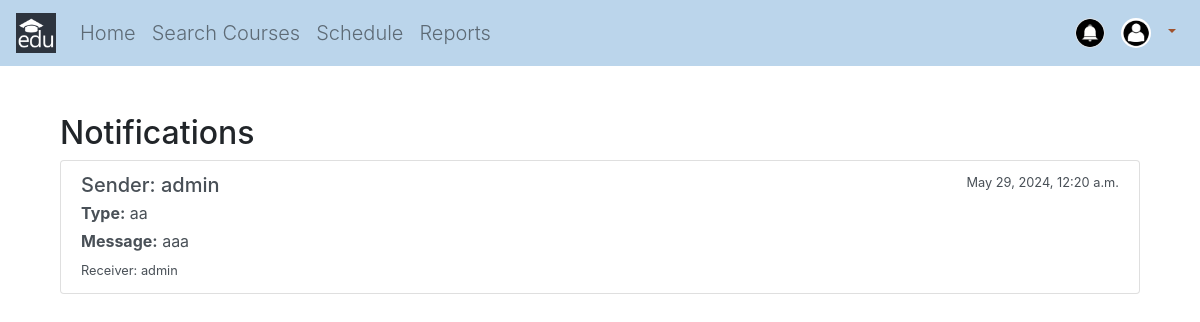
The page /notification/ (signed in) on the database its author committed.
### registration/models.py (models this page shows, shortened)
class Notification(models.Model):
    user = models.ForeignKey(User, on_delete=models.CASCADE)
    sender = models.ForeignKey(User, on_delete=models.CASCADE, related_name='mynotification')
    notification_type = models.CharField(max_length=100)
    message = models.TextField()
    date = models.DateTimeField(auto_now_add=True)

### registration/views.py (the view)
# urls.py: path('notification/', views.notification, name='notification'),
def notification(request):
    mynotification = Notification.objects.filter(sender=request.user)
    return render(request, 'registration/notification.html', {'notifications': mynotification})

### templates/registration/notification.html (shortened to what this page needs)
{% extends "base.html" %}
{% block content %}
<div class="container mt-5">
    <h2>Notifications</h2>
    <div class="list-group">
        {% if notifications %}
            {% for notification in notifications %}
                <div class="list-group-item list-group-item-action">
                    <div class="d-flex w-100 justify-content-between">
                        <h5 class="mb-1">Sender: {{ notification.sender.username }}</h5>
                        <small>{{ notification.date }}</small>
                    </div>
                    <p class="mb-1"><strong>Type:</strong> {{ notification.notification_type }}</p>
                    <p class="mb-1"><strong>Message:</strong> {{ notification.message }}</p>
                    <small>Receiver: {{ notification.user.username }}</small>
                </div>
            {% endfor %}
        {% else %}
            <p>No notifications sent.</p>
        {% endif %}
    </div>
</div>
{% endblock %}

### rows shown on the page
Notification: sender.username "admin", date "May 29, 2024, 12:20 a.m.", notification_type "aa", message "aaa", user.username "admin"
